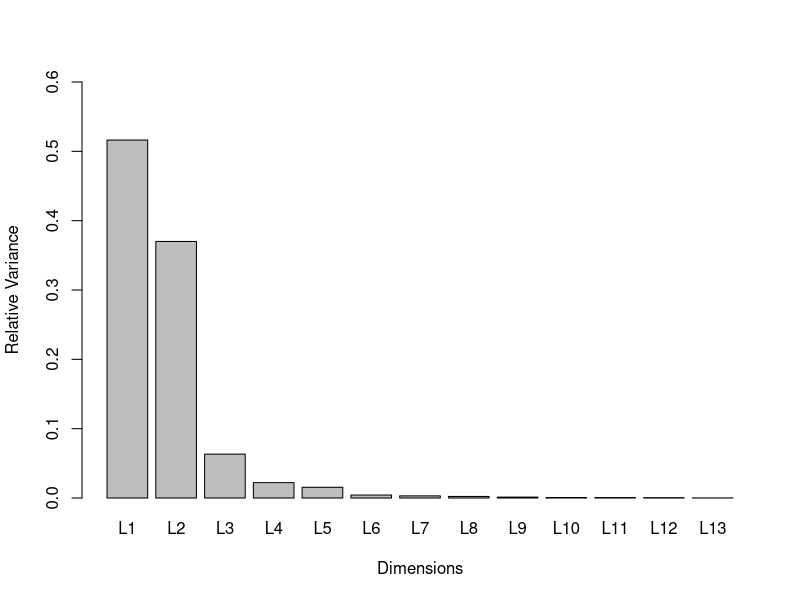
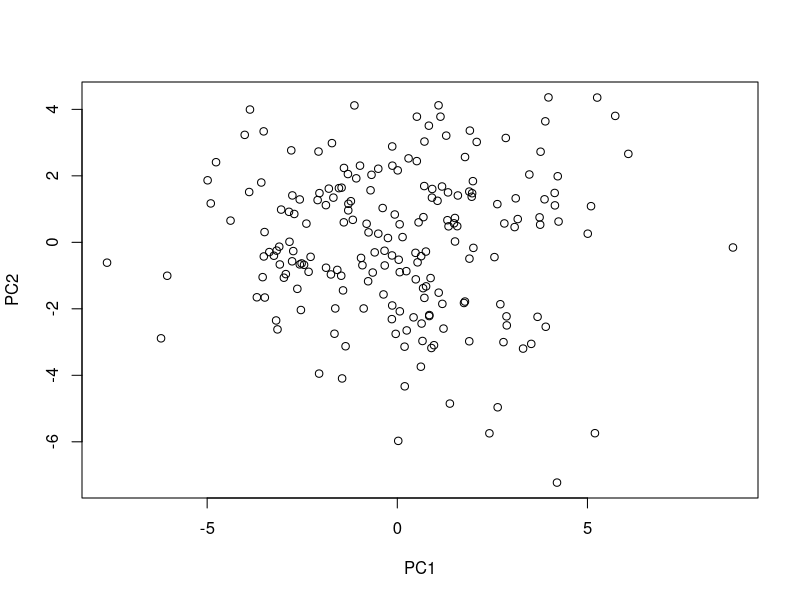

These charts were generated, in order, by the following R code:
# Principal Component Analysis: Step-by-step

# Read data ----

data = read.csv('image.csv')

# # Center and scale the data ----

data.scaled <- scale(data[, 2:14], center = TRUE, scale = TRUE)

# Get the covariance matrix ----
# of the data

cov.d.s <- cov(data.scaled)

# Get eigenvalues and eigenvectors ----
# of the covariance matrix 

ev <-eigen(cov.d.s)

# Get eigenvalues & plot scree plot ----

L <- ev$values 

L.s <- L/sum(L)

barplot(L.s,names.arg = paste0("L",seq(1,13)),
        ylab = 'Relative Variance', ylim = c(0,0.6),xlab='Dimensions')  

# Get eigenvectors ----

V <- ev$vectors

# scale the eigenvectors wrt +1

V <- -V

# Generate Scores matrix ----
# Project the data on the eigenvectors

P <- data.scaled %*% V

# Plot the projected data for PC1 & PC2 ----

plot(P[ ,1:2],xlab='PC1',ylab='PC2')


